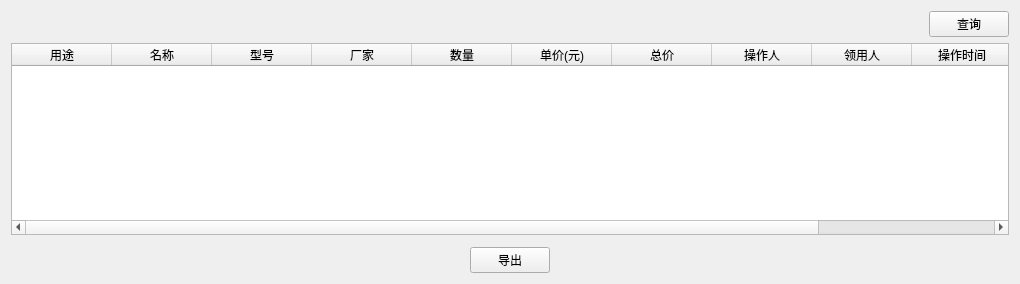
     <widget class="QWidget" name="page3">
      <layout class="QGridLayout" name="gridLayout_4">
       <item row="0" column="0">
        <layout class="QHBoxLayout" name="horizontalLayout_6" stretch="5,0">
         <item>
          <spacer name="horizontalSpacer_6">
           <property name="orientation">
            <enum>Qt::Horizontal</enum>
           </property>
           <property name="sizeHint" stdset="0">
            <size>
             <width>918</width>
             <height>20</height>
            </size>
           </property>
          </spacer>
         </item>
         <item>
          <widget class="QPushButton" name="outBoundQuery_pushButton">
           <property name="text">
            <string>查询</string>
           </property>
           <property name="icon">
            <iconset>
             <normaloff>image/select.png</normaloff>image/select.png</iconset>
           </property>
           <property name="autoDefault">
            <bool>false</bool>
           </property>
          </widget>
         </item>
        </layout>
       </item>
       <item row="1" column="0">
        <widget class="QTableWidget" name="outBound_tableWidget">
         <property name="sizePolicy">
          <sizepolicy hsizetype="Expanding" vsizetype="Expanding">
           <horstretch>0</horstretch>
           <verstretch>0</verstretch>
          </sizepolicy>
         </property>
         <column>
          <property name="text">
           <string>用途</string>
          </property>
         </column>
         <column>
          <property name="text">
           <string>名称</string>
          </property>
         </column>
         <column>
          <property name="text">
           <string>型号</string>
          </property>
         </column>
         <column>
          <property name="text">
           <string>厂家</string>
          </property>
         </column>
         <column>
          <property name="text">
           <string>数量</string>
          </property>
         </column>
         <column>
          <property name="text">
           <string>单价(元)</string>
          </property>
         </column>
         <column>
          <property name="text">
           <string>总价</string>
          </property>
         </column>
         <column>
          <property name="text">
           <string>操作人</string>
          </property>
         </column>
         <column>
          <property name="text">
           <string>领用人</string>
          </property>
         </column>
         <column>
          <property name="text">
           <string>操作时间</string>
          </property>
         </column>
         <column>
          <property name="text">
           <string>备注</string>
          </property>
         </column>
        </widget>
       </item>
       <item row="2" column="0">
        <widget class="QWidget" name="outBound_pagewidget" native="true">
         <property name="styleSheet">
          <string notr="true">font: 10pt &quot;黑体&quot;;</string>
         </property>
        </widget>
       </item>
       <item row="3" column="0">
        <layout class="QHBoxLayout" name="horizontalLayout_8">
         <item>
          <spacer name="horizontalSpacer_9">
           <property name="orientation">
            <enum>Qt::Horizontal</enum>
           </property>
           <property name="sizeHint" stdset="0">
            <size>
             <width>40</width>
             <height>20</height>
            </size>
           </property>
          </spacer>
         </item>
         <item>
          <widget class="QPushButton" name="outBoundOutExcel_pushButton">
           <property name="text">
            <string>导出</string>
           </property>
           <property name="icon">
            <iconset>
             <normaloff>image/excel.png</normaloff>image/excel.png</iconset>
           </property>
          </widget>
         </item>
         <item>
          <spacer name="horizontalSpacer_10">
           <property name="orientation">
            <enum>Qt::Horizontal</enum>
           </property>
           <property name="sizeHint" stdset="0">
            <size>
             <width>40</width>
             <height>20</height>
            </size>
           </property>
          </spacer>
         </item>
        </layout>
       </item>
      </layout>
     </widget>
